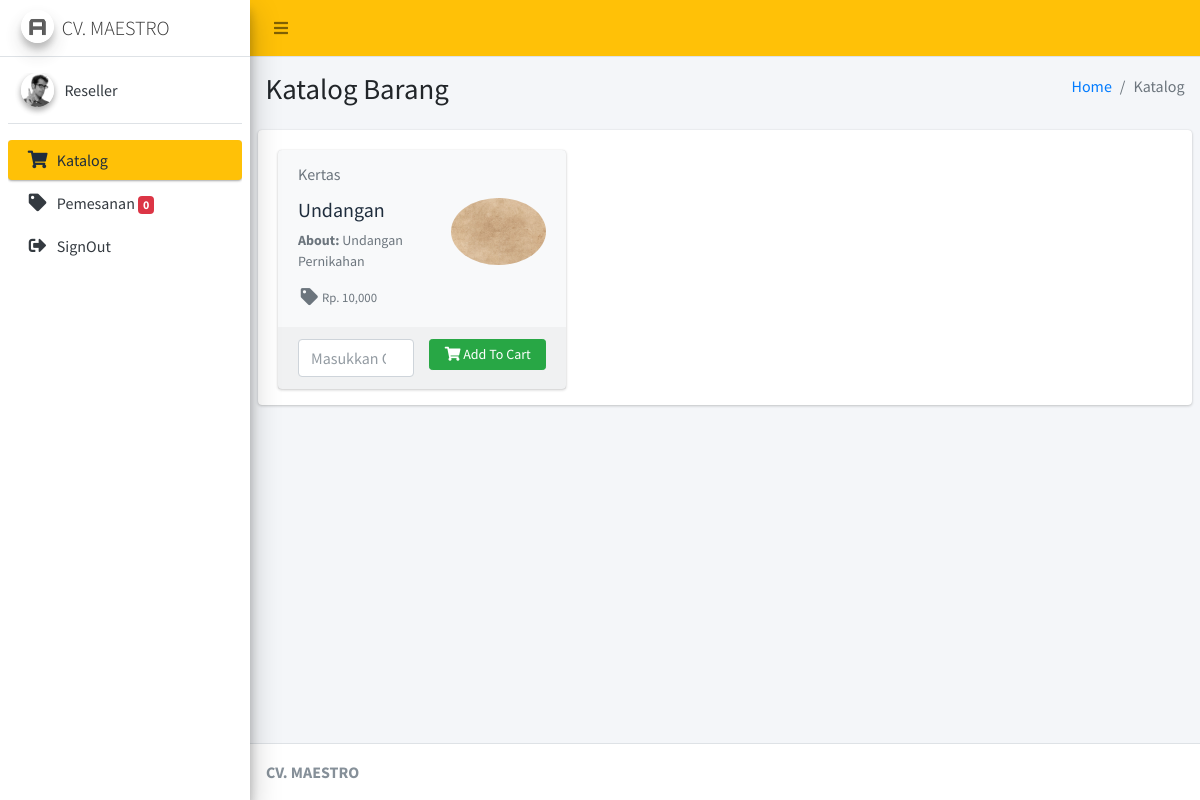
The page /Reseller/cKatalog (signed in) on the database as committed earlier.
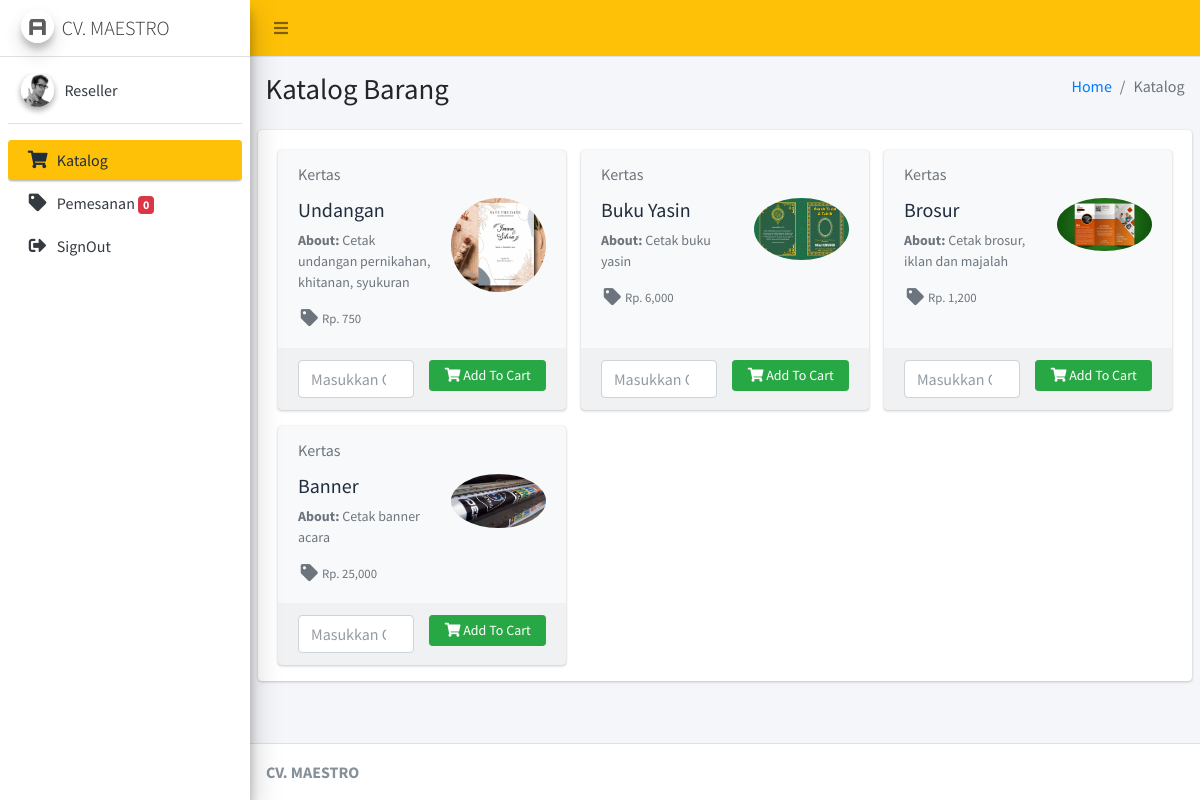
The same page on the database as committed later.
### tables this page shows
CREATE TABLE `jenis_barang` (
  `id_jenis` int(11) NOT NULL,
  `id_kategori` int(11) NOT NULL,
  `id_supplier` int(11) NOT NULL,
  `nama_barang` varchar(125) NOT NULL,
  `deskripsi` text NOT NULL,
  `satuan` varchar(15) NOT NULL,
  `harga_supplier` varchar(20) DEFAULT NULL,
  `stok_supplier` int(11) DEFAULT NULL,
  `harga_gudang` varchar(20) DEFAULT NULL,
  `stok_gudang` int(11) DEFAULT NULL,
  `stok_minimal` int(11) NOT NULL,
  `gambar` text NOT NULL,
  `type` int(11) NOT NULL
);

CREATE TABLE `kategori_barang` (
  `id_kategori` int(11) NOT NULL,
  `nama_kategori` varchar(125) NOT NULL
);

### application/controllers/Reseller/cKatalog.php (called while the page is built, shortened)
<?php
class cKatalog extends CI_Controller
{
	public function __construct()
	{
		$this->load->model('mKatalog');
	}
	public function index()
	{
		$data = array(
			'katalog' => $this->mKatalog->katalog_produk()
		);
		$this->load->view('Reseller/Layout/head');
		$this->load->view('Reseller/Layout/aside');
		$this->load->view('Reseller/vKatalog', $data);
		$this->load->view('Reseller/Layout/footer');
	}
}

### index.php (called while the page is built, shortened)
<?php
require_once BASEPATH.'core/CodeIgniter.php';

### application/models/mKatalog.php (called while the page is built, shortened)
<?php
class mKatalog extends CI_Model
{
	public function katalog_produk()
	{
		$this->db->select('*');
		$this->db->from('jenis_barang');
		$this->db->join('kategori_barang', 'jenis_barang.id_kategori = kategori_barang.id_kategori', 'left');
		$this->db->where('type=1');
		return $this->db->get()->result();
	}
}

### application/views/Reseller/vKatalog.php (the view, shortened to what this page needs)
<div class="content-wrapper">
	<section class="content-header">
		<div class="container-fluid">
			<div class="row mb-2">
				<div class="col-sm-6">
					<h1>Katalog Barang</h1>
				</div>
				<div class="col-sm-6">
					<ol class="breadcrumb float-sm-right">
						<li class="breadcrumb-item"><a href="#">Home</a></li>
						<li class="breadcrumb-item active">Katalog</li>
					</ol>
				</div>
			</div>
		</div>
	</section>
	<section class="content">
		<div class="card card-solid">
			<div class="card-body pb-0">
				<div class="row d-flex align-items-stretch">
					<?php
					foreach ($katalog as $key => $value) {
					?>
						<div class="col-12 col-sm-6 col-md-4 d-flex align-items-stretch">
							<div class="card bg-light">
								<div class="card-header text-muted border-bottom-0">
									<?= $value->nama_kategori ?>
								</div>
								<div class="card-body pt-0">
									<div class="row">
										<div class="col-7">
											<h2 class="lead"><b><?= $value->nama_barang ?></b></h2>
											<p class="text-muted text-sm"><b>About: </b> <?= $value->deskripsi ?> </p>
											<ul class="ml-4 mb-0 fa-ul text-muted">
												<li class="small"><span class="fa-li"><i class="fas fa-lg fa-tag"></i></span> Rp. <?= number_format($value->harga_gudang) ?></li>
											</ul>
										</div>
										<div class="col-5 text-center">
											<img src="<?= base_url('asset/foto-produk/' . $value->gambar) ?>" alt="" class="img-circle img-fluid">
										</div>
									</div>
								</div>
								<form action="<?= base_url('Reseller/cKatalog/add_to_cart/' . $value->id_jenis) ?>" method="POST">
									<div class="card-footer">
										<div class="text-right">
											<div class="row">
												<div class="col-lg-6"><input type="number" min="1" name="qty" placeholder="Masukkan Quantity Pemesanan" class="form-control" required></div>
												<div class="col-lg-6">
													<button type="submit" class="btn btn-sm btn-success btn-block">
														<i class="fas fa-shopping-cart"></i> Add To Cart
													</button>
												</div>
											</div>
										</div>
									</div>
								</form>
							</div>
						</div>
					<?php
					}
					?>
				</div>
			</div>
		</div>
	</section>
</div>

Rows that differ between the two databases and show on the page:
changed jenis_barang "Undangan": deskripsi "Undangan Pernikahan" → "Cetak undangan pernikahan, khitanan, syukuran"; harga_gudang "10,000" → "750"; gambar: a different picture
added jenis_barang: id_kategori.nama_kategori "Kertas", nama_barang "Buku Yasin", deskripsi "Cetak buku yasin", harga_gudang "6,000", gambar (picture)
added jenis_barang: id_kategori.nama_kategori "Kertas", nama_barang "Brosur", deskripsi "Cetak brosur, iklan dan majalah", harga_gudang "1,200", gambar (picture)
added jenis_barang: id_kategori.nama_kategori "Kertas", nama_barang "Banner", deskripsi "Cetak banner acara", harga_gudang "25,000", gambar (picture)
